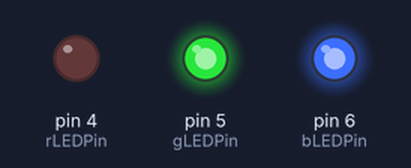
This sketch was run on a simulated Arduino Uno, built with avr-gcc and run on an emulated ATmega328P. On the bench: output pins drawn as LEDs (lit = HIGH).

Above: at 0.5 s.
At 2.5 s:
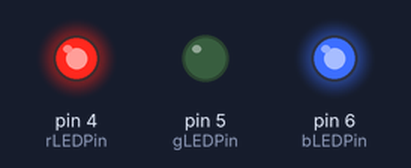
At 4.5 s:
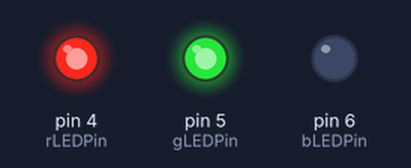
At 5.5 s:
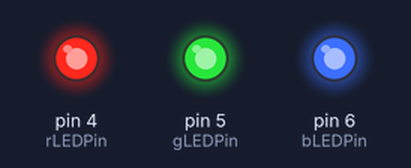
Timing chart, 0 to 7.8 s (numbered marks = the images above):
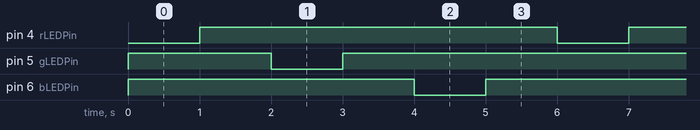

The sketch:

sep23practice7.ino
```cpp
const int rLEDPin = 4;
const int gLEDPin = 5;
const int bLEDPin = 6;

void setup() {
  pinMode(rLEDPin, OUTPUT);
  pinMode(gLEDPin, OUTPUT);
  pinMode(bLEDPin, OUTPUT);
}

void loop() {
  // red
  digitalWrite(rLEDPin, LOW);
  digitalWrite(gLEDPin, HIGH);
  digitalWrite(bLEDPin, HIGH);
  delay(1000);
// turn off
  digitalWrite(rLEDPin, HIGH);
  digitalWrite(gLEDPin, HIGH);
  digitalWrite(bLEDPin, HIGH);
  delay(1000);
// green
  digitalWrite(rLEDPin, HIGH);
  digitalWrite(gLEDPin, LOW);
  digitalWrite(bLEDPin, HIGH);
  delay(1000);
// turn off
  digitalWrite(rLEDPin, HIGH);
  digitalWrite(gLEDPin, HIGH);
  digitalWrite(bLEDPin, HIGH);
  delay(1000);
// blue
  digitalWrite(rLEDPin, HIGH);
  digitalWrite(gLEDPin, HIGH);
  digitalWrite(bLEDPin, LOW);
  delay(1000);
// turn off
  digitalWrite(rLEDPin, HIGH);
  digitalWrite(gLEDPin, HIGH);
  digitalWrite(bLEDPin, HIGH);
  delay(1000);
}
```

Measured:
- by itself, pin 4 (rLEDPin): alternates HIGH for 5.0 s and LOW for 1.0 s
- by itself, pin 5 (gLEDPin), pin 6 (bLEDPin): repeats every 6.0 s: LOW 1.0 s, HIGH 5.0 s
- by itself, everything shown: repeats every 6.0 s, in 6 steps
